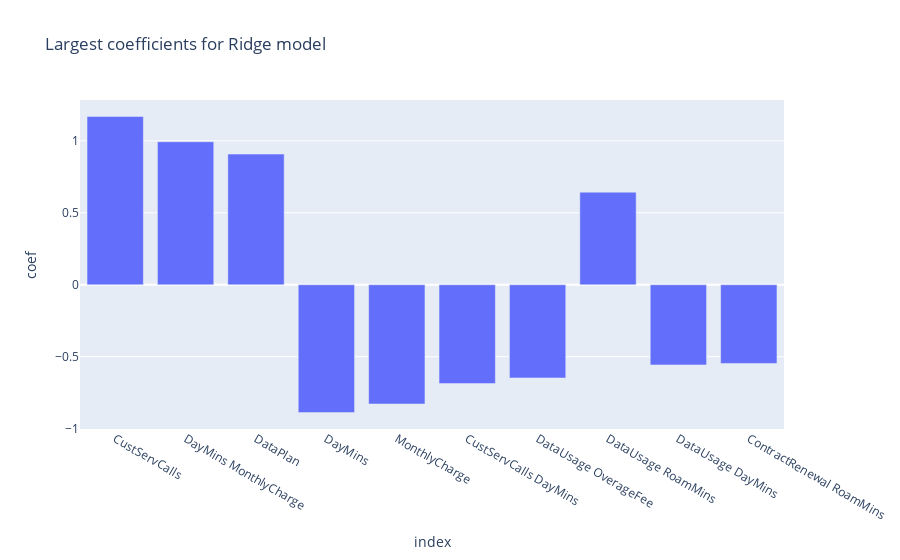

The notebook cell this image was saved under:
### Code cell
px.bar(coefs, x=coefs.index, y='coef', title='Largest coefficients for Ridge model')

### Figure 1 — Plotly figure (JSON) as saved in the notebook; plotly's stock layout.template omitted (floating-point values rounded to 4 significant figures)
{"data": [{"alignmentgroup": "True", "hovertemplate": "index=%{x}<br>coef=%{y}<extra></extra>", "legendgroup": "", "marker": {"color": "#636efa", "pattern": {"shape": ""}}, "name": "", "offsetgroup": "", "orientation": "v", "showlegend": false, "textposition": "auto", "type": "bar", "x": ["CustServCalls", "DayMins MonthlyCharge", "DataPlan", "DayMins", "MonthlyCharge", "CustServCalls DayMins", "DataUsage OverageFee", "DataUsage RoamMins", "DataUsage DayMins", "ContractRenewal RoamMins"], "xaxis": "x", "y": [1.169, 0.9935, 0.9079, -0.8878, -0.8283, -0.6868, -0.6474, 0.6431, -0.557, -0.5465], "yaxis": "y"}], "layout": {"barmode": "relative", "legend": {"tracegroupgap": 0}, "title": {"text": "Largest coefficients for Ridge model"}, "xaxis": {"anchor": "y", "domain": [0, 1], "title": {"text": "index"}}, "yaxis": {"anchor": "x", "domain": [0, 1], "title": {"text": "coef"}}}}
